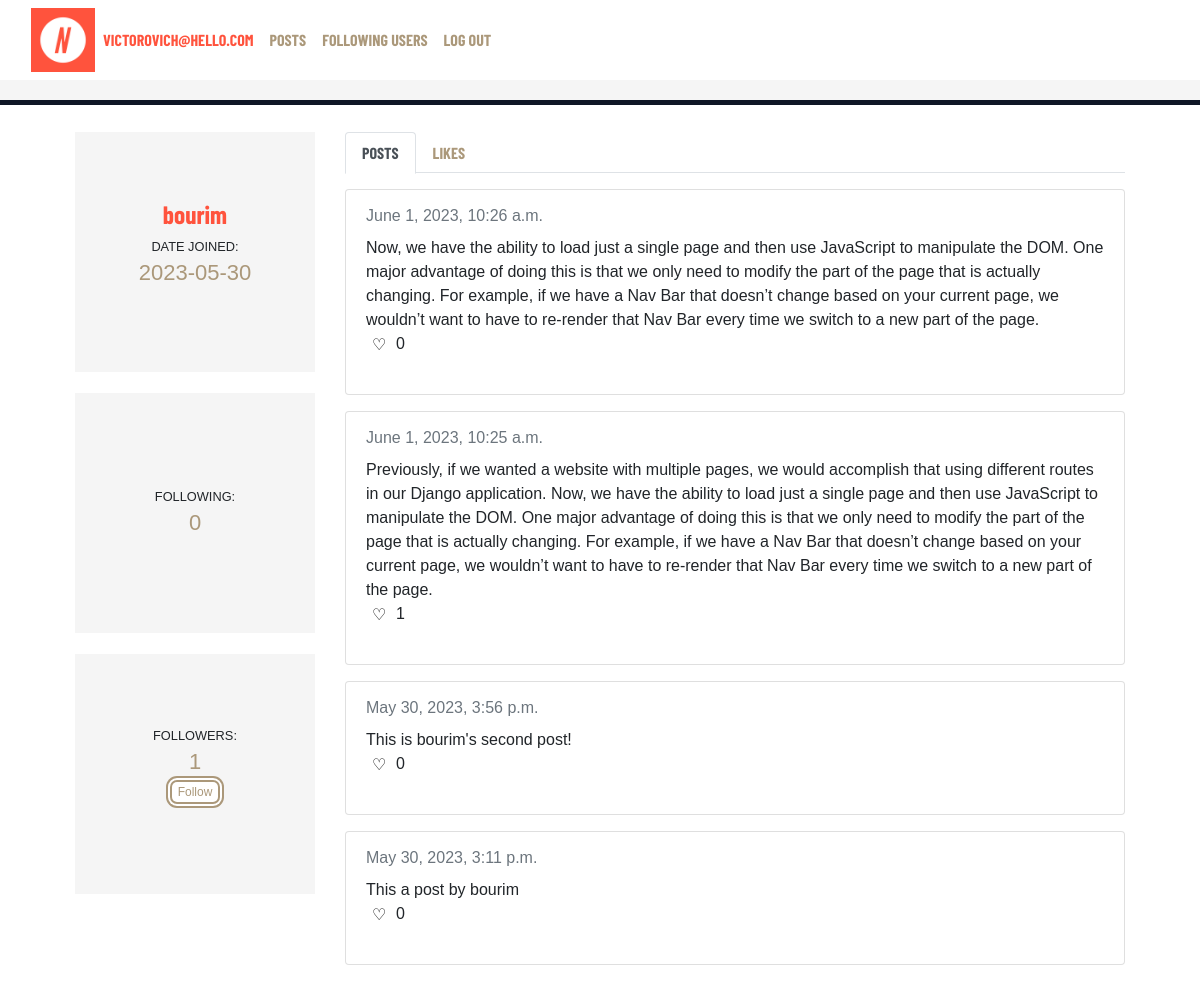
/user/bourim (signed in), run on the app's committed database.
### network/models.py (models this page shows, shortened)
class User(AbstractUser):
    following = models.ManyToManyField('self', symmetrical=False, blank=True, related_name='followers_set')
    pass

class Post(models.Model):
    id = models.BigAutoField(primary_key=True)
    content = models.TextField()
    created = models.DateTimeField(auto_now_add=True, editable=False)
    updated = models.DateTimeField(auto_now=True, editable=False)
    is_active = models.BooleanField(default=True)
    created_by = models.ForeignKey(User, related_name="post_createdy_by", on_delete=models.CASCADE)

### network/views.py (the view)
# urls.py: path('user/<str:user>', views.user_page, name='user_page'),
def user_page(request, user):
    if request.user.is_authenticated:
        current_user = request.user
    user_obj = User.objects.get(username=user)
    posts = Post.objects.filter(created_by=user_obj.id).order_by('-created').annotate(like_count=models.Count('likes'))
    if request.user.is_authenticated:
        posts = posts.prefetch_related(Prefetch(
            'likes',
            queryset=Like.objects.filter(user=current_user),
            to_attr='user_likes'
        ))
        try:
            liked_post_ids = Like.objects.filter(user=user_obj).values_list('post', flat=True)
            liked_posts = Post.objects.filter(id__in=liked_post_ids).order_by('-created')
        except:
            liked_posts = 'No posts liked'
        print(liked_posts)
    try:
        following_count = UserFollowing.objects.get(user=user_obj).following_count()
    except UserFollowing.DoesNotExist:
        following_count = 0
    try:
        userid = user_id(user)
        user_follower = get_object_or_404(User, pk=userid)
        follower_count = user_follower.followers.all().count()
    except:
        follower_count = 0
    if request.user.is_authenticated:
        follow_status = UserFollowing.objects.get(user=current_user).is_following(user_obj)
    else:
        follow_status = False
    return render(request, 'network/user.html', {'user_obj':user_obj, 'posts':posts, 'liked_posts':liked_posts, 'following_count': following_count, 'follower_count':follower_count, 'follow_status':follow_status})

### network/models.py (called while the page is built)
    def is_following(self, user):
        return self.following.filter(pk=user.pk).exists()

### network/views.py (called while the page is built)
def user_id(username):
    try:
        user_id = User.objects.get(username=username).id
    except:
        print("Username does not exists")
    return user_id

### network/templates/network/user.html (shortened to what this page needs)
{% extends "network/layout.html" %}
{% load static %}
{% block body %}
    <div class="container">
        <div class="row mx-auto mt-3">
            <div id="left-col" class="col-12 col-md-3 wrap-text text-center">
                <div class="left-col-top col-4 col-md-12">
                    <div class="content">
                        <div class="p-wrapper">
                            <a href="{% url 'user_page' user_obj.username %}"><h3>{{user_obj.username}}</h3></a>
                            <p class="small" style="margin-bottom: 0; text-transform: uppercase;">date joined:</p>
                            <p class="text-emphasis strong">{{ user_obj.date_joined|date:"Y-m-d" }}</p>
                        </div>
                    </div>
                </div>
                <div class="left-col-top col-4 col-md-12">
                    <div class="content">
                        <div class="p-wrapper">
                            <p class="small">Following:</p>
                            <a href="{% url 'stats' user_obj.username %}"><p class="text-emphasis strong">{{following_count}}</p></a>
                        </div>
                    </div>
                </div>
                <div class="left-col-top col-4 col-md-12">
                    <div class="content">
                        <div class="p-wrapper">
                            <p class="small">Followers:</p>
                            <a href="{% url 'stats' user_obj.username %}"><p id="follower-count" class="text-emphasis strong">{{follower_count}}</p></a>
                            {% if request.user.id != user_obj.id and user.is_authenticated %}
                            <div class="follow-form">
                                <form id="follow-form" class="" action="{% url 'follow_user' user_obj.username %}" method="POST">
                                    {% if follow_status %}
                                        <input type="submit" class="follow_status_button custom-button-unfollow my-1" value="Unfollow" data-username="{{user_obj.username}}">
                                    {% else %}
                                        <input type="submit" class="follow_status_button custom-button-follow my-1" value="Follow" data-username="{{user_obj.username}}">
                                    {% endif %}
                                </form>
                            </div>
                            {% endif %}
                        </div>
                    </div>
                </div>
            </div>
            <div class="col-md-9" >
                {% if user.is_authenticated %}
                    <ul class="nav nav-tabs mt-3" id="myTab" role="tablist">
                        <li class="nav-item" role="presentation">
                        <button class="nav-link active" id="posts_link" data-bs-toggle="tab" data-bs-target="#home-tab-pane" type="button" role="tab" aria-controls="home-tab-pane" aria-selected="true" href="#">Posts</button>
                        </li>
                        <li class="nav-item" role="presentation">
                        <button class="nav-link" id="liked_link" data-bs-toggle="tab" data-bs-target="#profile-tab-pane" type="button" role="tab" aria-controls="profile-tab-pane" aria-selected="false" href="#">Likes</button>
                        </li>
                    </ul>
                {% endif %}
            <div id="user_posts">
                {% for post in posts %}
                    <div class="card my-3">
                        <div class="card-body">
                            <div class="card-subtitle mb-2 text-muted">{{post.created}}</div>
                            <div class="card-text">{{post.content}}</div>
                            <div class="row">
                                <div class="col like-col">
                                    {% if user_obj %}
                                    <form id="like-form-{{ post.id }}" class="like-form" data-post-id="{{ post.id }}" action="{% url 'like_post' post.id %}" method="POST">
                                        {% if post.user_likes %}
                                            <input id="all_posts-like-button-{{ post.id }}" type="submit" class="like-button" value='♥'>
                                        {% else %}
                                            <input id="all_posts-like-button-{{ post.id }}" type="submit" class="like-button" value='♡'>
                                        {% endif %}
                                    </form>
                                    {% else %}
                                        {% if post.user_likes %}
                                            <input id="all_posts-like-button-{{ post.id }}" type="submit" class="like-button" value='♥' disabled>
                                        {% else %}
                                            <input id="all_posts-like-button-{{ post.id }}" type="submit" class="like-button" value='♡' disabled>
                                        {% endif %}
                                    {% endif %}
                                </div>
                                <div class="col like-col">
                                    <div id="all_posts-like-count-{{ post.id }}" class="">{{post.like_count}}</div>
                                </div>
                            </div>
                        </div>
                    </div>
                {% endfor %}
            </div>
        </div>
        </div>
    </div>
{% endblock %}

### network/templates/network/layout.html (shortened to what this page needs)
{% load static %}
{% load bootstrap5 %}
{% bootstrap_css %}
<!DOCTYPE html>
<html lang="en">
    <head>
        <link rel="stylesheet" href="https://stackpath.bootstrapcdn.com/bootstrap/4.4.1/css/bootstrap.min.css">
        <link href="{% static 'network/css/styles.css' %}" rel="stylesheet">
    </head>
    <body>
        <nav id="top-navbar" class="navbar navbar-expand-lg">
            <div class="container-fluid">
                <a href="{% url 'posts' %}">
                    <img id="header-logo" class="img-fluid" src="{% static 'images/network-logo.jpg' %}" alt="">
                </a>
              <div class="collapse navbar-collapse" id="navbarNavAltMarkup">
                <div class="navbar-nav">
                    {% if user.is_authenticated %}
                    <a id="nav-link-user" class="nav-link" href="{% url 'user_page' user.username %}"><strong>{{ user.username }}</strong></a>
                {% endif %}
                    <a class="nav-link" href="{% url 'posts' %}">Posts</a>
                {% if user.is_authenticated %}
                    <a class="nav-link" href="{% url 'following_user_post' %}">Following Users</a>
                    <a class="nav-link" href="{% url 'logout' %}">Log Out</a>
                {% else %}
                    <a class="nav-link" href="{% url 'login' %}">Log In</a>
                    <a class="nav-link" href="{% url 'register' %}">Register</a>
                {% endif %}
                </div>
              </div>
            </div>
          </nav>
        <div class="body container mt-3">
            {% block body %}
            {% endblock %}
        </div>
    </body>
</html>

### network/static/network/css/styles.css (style rules this page uses)
h1, h2, h3, h4, button { font-family: 'Barlow Condensed', sans-serif !important; }
a, p, body { font-family: 'Montserrat', sans-serif !important; }
html body { font-family: 'Montserrat', sans-serif !important; }
.btn, .navbar, .card-title, .nav-item, .nav-link { font-family: 'Barlow Condensed', sans-serif !important; }
p { font-size: calc(1rem + 0.5vw); }
a { color: #ff533d }
h3 { font-size: calc(1.2rem + 0.5vw); }
#header-logo { height: 8vh; }
#top-navbar { height: 100px; background-color: #fff; border-bottom: 20px solid #f5f5f5; box-shadow: 0 5px 0 0 #0f1626; }
.nav-link { color:#ab987a; text-transform: uppercase; }
#nav-link-user { color:#ff533d; }
@media (min-width: 768px) { .left-col-top { width: 100%; padding-top: 100%; margin-top: 2vh; } }
.left-col-top { width: 100%; position: relative; background-color: #f5f5f5; border-bottom: 5px solid #fff; }
.left-col-top h3 { word-wrap: break-word; overflow-wrap: break-word; hyphens: auto; white-space: normal; }
.left-col-top .content { position: absolute; top: 0; left: 0; bottom: 0; right: 0; display: flex; align-items: center; justify-content: center; }
.left-col-top .content .p-wrapper { display: flex; flex-direction: column; align-items: center; justify-content: center; }
.left-col-top .content .p-wrapper p:first-child { margin-bottom: 0; text-transform: uppercase; }
.text-emphasis { color:#ab987a; }
.wrap-text { word-wrap: break-word; }
.like-button { background: none; border: none; }
.like-col { max-width: 3%; }
a { text-decoration: none; }
.custom-button-follow { display: inline-block; background-color: #fff; border-radius: 5px; border: none; color: #ab987a; cursor: pointer; font-size: 12px; text-decoration: none; transition: 0.3s; box-shadow: 0 0 0 2px #ab987a, 0 0 0 4px white, 0 0 0 6px #ab987a; }

### data on the page
User: username "VICTOROVICH@HELLO.COM"
User: username "bourim", date_joined "2023-05-30"
Post: created "June 1, 2023, 10:26 a.m.", content "Now, we have the ability to load just a single page and then use JavaScript to manipulate the DOM. One major advantage of doing this is that we only need to modify the part of the page that is actually changing. For example, if we have a Nav Bar that doesn’t change based on your current page, we wouldn’t want to have to re-render that Nav Bar every time we switch to a new part of the page.", like_count "0"
Post: created "June 1, 2023, 10:25 a.m.", content "Previously, if we wanted a website with multiple pages, we would accomplish that using different routes in our Django application. Now, we have the ability to load just a single page and then use JavaScript to manipulate the DOM. One major advantage of doing this is that we only need to modify the part of the page that is actually changing. For example, if we have a Nav Bar that doesn’t change based on your current page, we wouldn’t want to have to re-render that Nav Bar every time we switch to a new part of the page.", like_count "1"
Post: created "May 30, 2023, 3:56 p.m.", content "This is bourim's second post!", like_count "0"
Post: created "May 30, 2023, 3:11 p.m.", content "This a post by bourim", like_count "0"

### other printed values
{{ following_count }} "0"
{{ follower_count }} "1"
